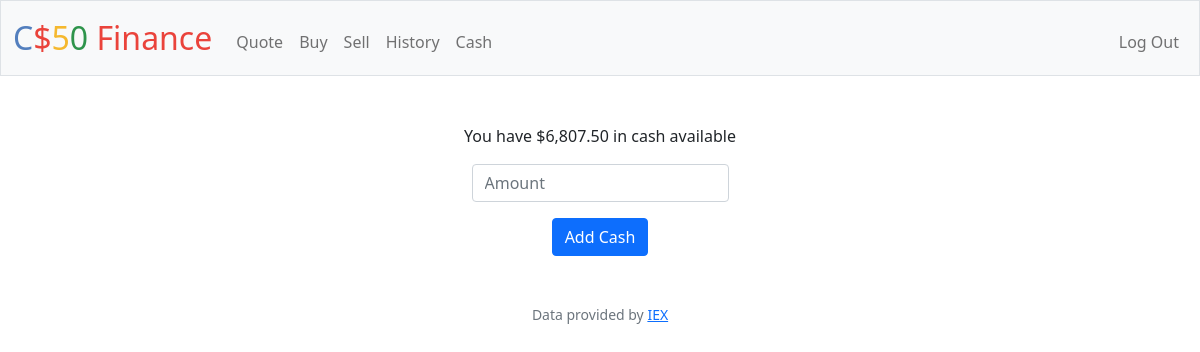
/cash (signed in), run on an earlier commit of the app's database.
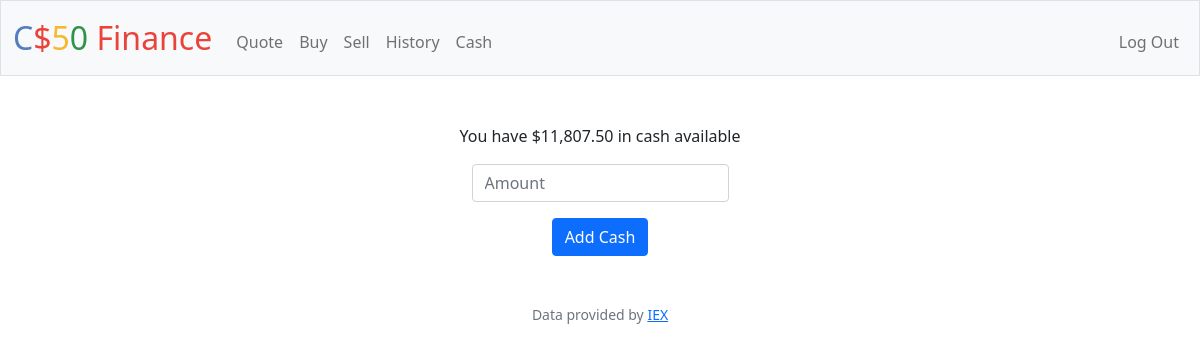
And on a later commit of the database.
### tables this page shows
CREATE TABLE users (id INTEGER PRIMARY KEY AUTOINCREMENT NOT NULL, username TEXT NOT NULL, hash TEXT NOT NULL, cash NUMERIC NOT NULL DEFAULT 10000.00);

### app.py (the view)
@app.route("/cash", methods=["GET", "POST"])
@login_required
def cash():
    if request.method == "POST":
        cash = int(request.form.get("cash"))
        if not cash:
            return apology("must enter amount of cash to add")
        obtain_cash = db.execute("SELECT cash FROM users where id=?", session["user_id"])
        curr_cash = obtain_cash[0]['cash']
        if cash < 1:
            return apology("must enter positive amount")
        curr_cash += cash
        db.execute("UPDATE users SET cash=? WHERE id=?", curr_cash, session["user_id"])
        return render_template("cash.html", cash=curr_cash)
    else:
        obtain_cash = db.execute("SELECT cash FROM users where id=?", session["user_id"])
        curr_cash = obtain_cash[0]['cash']
        return render_template("cash.html", cash=curr_cash)

### app.py (called while the page is built)
@app.after_request
def after_request(response):
    response.headers["Cache-Control"] = "no-cache, no-store, must-revalidate"
    response.headers["Expires"] = 0
    response.headers["Pragma"] = "no-cache"
    return response

### helpers.py (called while the page is built)
def login_required(f):
    @wraps(f)
    def decorated_function(*args, **kwargs):
        if session.get("user_id") is None:
            return redirect("/login")
        return f(*args, **kwargs)
    return decorated_function

def usd(value):
    return f"${value:,.2f}"

### templates/cash.html (shortened to what this page needs)
{% extends "layout.html" %}
{% block main %}
    <p> You have {{ cash | usd }} in cash available</p>
    <form action="/cash" method="post">
        <div class="mb-3">
            <input autocomplete="off" autofocus class="form-control mx-auto w-auto" id="cash" name="cash" placeholder="Amount" type="number">
        </div>
        <button class="btn btn-primary" type="submit">Add Cash</button>
    </form>
{% endblock %}

### templates/layout.html (shortened to what this page needs)
<!DOCTYPE html>
<html lang="en">
    <head>
        <link href="https://cdn.jsdelivr.net/npm/bootstrap@5.1.3/dist/css/bootstrap.min.css" rel="stylesheet">
        <link href="/static/styles.css" rel="stylesheet">
    </head>
    <body>
        <nav class="bg-light border navbar navbar-expand-md navbar-light">
            <div class="container-fluid">
                <a class="navbar-brand" href="/"><span class="blue">C</span><span class="red">$</span><span class="yellow">5</span><span class="green">0</span> <span class="red">Finance</span></a>
                <div class="collapse navbar-collapse" id="navbar">
                    {% if session["user_id"] %}
                        <ul class="navbar-nav me-auto mt-2">
                            <li class="nav-item"><a class="nav-link" href="/quote">Quote</a></li>
                            <li class="nav-item"><a class="nav-link" href="/buy">Buy</a></li>
                            <li class="nav-item"><a class="nav-link" href="/sell">Sell</a></li>
                            <li class="nav-item"><a class="nav-link" href="/history">History</a></li>
                            <li class="nav-item"><a class="nav-link" href="/cash">Cash</a></li>
                        </ul>
                        <ul class="navbar-nav ms-auto mt-2">
                            <li class="nav-item"><a class="nav-link" href="/logout">Log Out</a></li>
                        </ul>
                    {% else %}
                        <ul class="navbar-nav ms-auto mt-2">
                            <li class="nav-item"><a class="nav-link" href="/register">Register</a></li>
                            <li class="nav-item"><a class="nav-link" href="/login">Log In</a></li>
                        </ul>
                    {% endif %}
                </div>
            </div>
        </nav>
        <main class="container-fluid py-5 text-center">
            {% block main %}{% endblock %}
        </main>
        <footer class="mb-5 small text-center text-muted">
            Data provided by <a href="https://iexcloud.io/">IEX</a>
        </footer>
    </body>
</html>

### static/styles.css (style rules this page uses)
nav .navbar-brand { font-size: xx-large; }
nav .navbar-brand .blue { color: #537fbe; }
nav .navbar-brand .red { color: #ea433b; }
nav .navbar-brand .yellow { color: #f5b82e; }
nav .navbar-brand .green { color: #2e944b; }

What changed in the data, as far as the page shows it:
changed users: cash "$6,807.50" → "$11,807.50"
